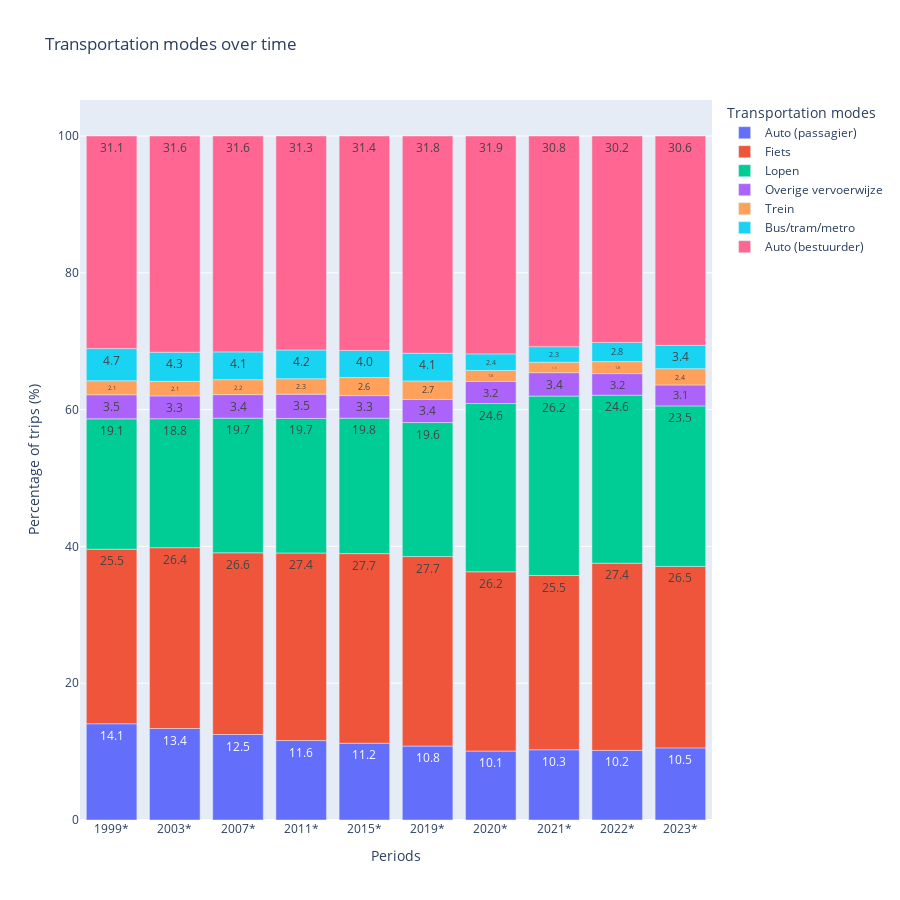

Here is the notebook cell this chart was saved with:
### Code cell
df_pct = df_mod_total.copy()
df_pct['Ritten per persoon per dag (gemiddeld) (aantal)'] = (
    df_pct['Ritten per persoon per dag (gemiddeld) (aantal)']
    .str.replace(',', '.')
    .astype(float)  
)

df_pct['percentage'] = df_pct.groupby('Perioden')['Ritten per persoon per dag (gemiddeld) (aantal)'].transform(
    lambda x: (x / x.sum() * 100))


fig = px.bar(df_pct,
        x="Perioden",
        y="percentage",
        color="Vervoerwijzen",
        title="Transportation modes over time",
        labels={"Perioden": "Periods", 
                "percentage": "Percentage of trips (%)", 
                "Vervoerwijzen": "Transportation modes"},
        text_auto='.1f')

fig.update_yaxes(type='linear')
fig.update_layout(width=900, height=900)
fig.write_image("Graphs/Travel_modes_pct.png")
fig.show()

### Figure 1 — Plotly figure (JSON) as saved in the notebook; plotly's stock layout.template omitted (floating-point values rounded to 4 significant figures)
{"data": [{"alignmentgroup": "True", "hovertemplate": "Transportation modes=Auto (passagier)<br>Periods=%{x}<br>Percentage of trips (%)=%{y}<extra></extra>", "legendgroup": "Auto (passagier)", "marker": {"color": "#636efa", "pattern": {"shape": ""}}, "name": "Auto (passagier)", "offsetgroup": "Auto (passagier)", "orientation": "v", "showlegend": true, "textposition": "auto", "texttemplate": "%{y:.1f}", "type": "bar", "x": ["1999*", "2003*", "2007*", "2011*", "2015*", "2019*", "2020*", "2021*", "2022*", "2023*"], "xaxis": "x", "y": [14.08, 13.37, 12.5, 11.61, 11.22, 10.81, 10.08, 10.27, 10.18, 10.54], "yaxis": "y"}, {"alignmentgroup": "True", "hovertemplate": "Transportation modes=Fiets<br>Periods=%{x}<br>Percentage of trips (%)=%{y}<extra></extra>", "legendgroup": "Fiets", "marker": {"color": "#EF553B", "pattern": {"shape": ""}}, "name": "Fiets", "offsetgroup": "Fiets", "orientation": "v", "showlegend": true, "textposition": "auto", "texttemplate": "%{y:.1f}", "type": "bar", "x": ["1999*", "2003*", "2007*", "2011*", "2015*", "2019*", "2020*", "2021*", "2022*", "2023*"], "xaxis": "x", "y": [25.51, 26.44, 26.56, 27.42, 27.72, 27.7, 26.21, 25.48, 27.37, 26.53], "yaxis": "y"}, {"alignmentgroup": "True", "hovertemplate": "Transportation modes=Lopen<br>Periods=%{x}<br>Percentage of trips (%)=%{y}<extra></extra>", "legendgroup": "Lopen", "marker": {"color": "#00cc96", "pattern": {"shape": ""}}, "name": "Lopen", "offsetgroup": "Lopen", "orientation": "v", "showlegend": true, "textposition": "auto", "texttemplate": "%{y:.1f}", "type": "bar", "x": ["1999*", "2003*", "2007*", "2011*", "2015*", "2019*", "2020*", "2021*", "2022*", "2023*"], "xaxis": "x", "y": [19.06, 18.84, 19.69, 19.68, 19.8, 19.59, 24.6, 26.24, 24.56, 23.47], "yaxis": "y"}, {"alignmentgroup": "True", "hovertemplate": "Transportation modes=Overige vervoerwijze<br>Periods=%{x}<br>Percentage of trips (%)=%{y}<extra></extra>", "legendgroup": "Overige vervoerwijze", "marker": {"color": "#ab63fa", "pattern": {"shape": ""}}, "name": "Overige vervoerwijze", "offsetgroup": "Overige vervoerwijze", "orientation": "v", "showlegend": true, "textposition": "auto", "texttemplate": "%{y:.1f}", "type": "bar", "x": ["1999*", "2003*", "2007*", "2011*", "2015*", "2019*", "2020*", "2021*", "2022*", "2023*"], "xaxis": "x", "y": [3.519, 3.343, 3.437, 3.548, 3.3, 3.378, 3.226, 3.422, 3.158, 3.061], "yaxis": "y"}, {"alignmentgroup": "True", "hovertemplate": "Transportation modes=Trein<br>Periods=%{x}<br>Percentage of trips (%)=%{y}<extra></extra>", "legendgroup": "Trein", "marker": {"color": "#FFA15A", "pattern": {"shape": ""}}, "name": "Trein", "offsetgroup": "Trein", "orientation": "v", "showlegend": true, "textposition": "auto", "texttemplate": "%{y:.1f}", "type": "bar", "x": ["1999*", "2003*", "2007*", "2011*", "2015*", "2019*", "2020*", "2021*", "2022*", "2023*"], "xaxis": "x", "y": [2.053, 2.128, 2.188, 2.258, 2.64, 2.703, 1.613, 1.521, 1.754, 2.381], "yaxis": "y"}, {"alignmentgroup": "True", "hovertemplate": "Transportation modes=Bus/tram/metro<br>Periods=%{x}<br>Percentage of trips (%)=%{y}<extra></extra>", "legendgroup": "Bus/tram/metro", "marker": {"color": "#19d3f3", "pattern": {"shape": ""}}, "name": "Bus/tram/metro", "offsetgroup": "Bus/tram/metro", "orientation": "v", "showlegend": true, "textposition": "auto", "texttemplate": "%{y:.1f}", "type": "bar", "x": ["1999*", "2003*", "2007*", "2011*", "2015*", "2019*", "2020*", "2021*", "2022*", "2023*"], "xaxis": "x", "y": [4.692, 4.255, 4.062, 4.194, 3.96, 4.054, 2.419, 2.281, 2.807, 3.401], "yaxis": "y"}, {"alignmentgroup": "True", "hovertemplate": "Transportation modes=Auto (bestuurder)<br>Periods=%{x}<br>Percentage of trips (%)=%{y}<extra></extra>", "legendgroup": "Auto (bestuurder)", "marker": {"color": "#FF6692", "pattern": {"shape": ""}}, "name": "Auto (bestuurder)", "offsetgroup": "Auto (bestuurder)", "orientation": "v", "showlegend": true, "textposition": "auto", "texttemplate": "%{y:.1f}", "type": "bar", "x": ["1999*", "2003*", "2007*", "2011*", "2015*", "2019*", "2020*", "2021*", "2022*", "2023*"], "xaxis": "x", "y": [31.09, 31.61, 31.56, 31.29, 31.35, 31.76, 31.85, 30.8, 30.18, 30.61], "yaxis": "y"}], "layout": {"barmode": "relative", "height": 900, "legend": {"title": {"text": "Transportation modes"}, "tracegroupgap": 0}, "title": {"text": "Transportation modes over time"}, "width": 900, "xaxis": {"anchor": "y", "domain": [0, 1], "title": {"text": "Periods"}}, "yaxis": {"anchor": "x", "domain": [0, 1], "title": {"text": "Percentage of trips (%)"}, "type": "linear"}}}
